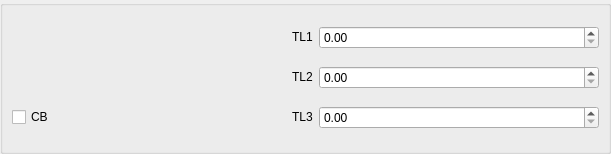
<?xml version="1.0" encoding="UTF-8"?>
<ui version="4.0">
 <class>DlgRef_3Spin1CheckCyl_QTD</class>
 <widget class="QWidget" name="DlgRef_3Spin1CheckCyl_QTD">
  <property name="geometry">
   <rect>
    <x>0</x>
    <y>0</y>
    <width>611</width>
    <height>154</height>
   </rect>
  </property>
  <property name="windowTitle">
   <string/>
  </property>
  <layout class="QGridLayout">
   <property name="margin">
    <number>0</number>
   </property>
   <property name="spacing">
    <number>0</number>
   </property>
   <item row="0" column="0">
    <widget class="QGroupBox" name="GroupBox1">
     <property name="enabled">
      <bool>true</bool>
     </property>
     <property name="title">
      <string/>
     </property>
     <layout class="QGridLayout" columnstretch="0,0,0,0" columnminimumwidth="0,0,0,280">
      <property name="margin">
       <number>9</number>
      </property>
      <property name="spacing">
       <number>6</number>
      </property>
      <item row="2" column="1">
       <widget class="QLabel" name="TextLabel3">
        <property name="sizePolicy">
         <sizepolicy hsizetype="Fixed" vsizetype="Fixed">
          <horstretch>0</horstretch>
          <verstretch>0</verstretch>
         </sizepolicy>
        </property>
        <property name="text">
         <string>TL3</string>
        </property>
        <property name="wordWrap">
         <bool>false</bool>
        </property>
       </widget>
      </item>
      <item row="1" column="1">
       <widget class="QLabel" name="TextLabel2">
        <property name="sizePolicy">
         <sizepolicy hsizetype="Fixed" vsizetype="Fixed">
          <horstretch>0</horstretch>
          <verstretch>0</verstretch>
         </sizepolicy>
        </property>
        <property name="text">
         <string>TL2</string>
        </property>
        <property name="wordWrap">
         <bool>false</bool>
        </property>
       </widget>
      </item>
      <item row="0" column="1">
       <widget class="QLabel" name="TextLabel1">
        <property name="sizePolicy">
         <sizepolicy hsizetype="Fixed" vsizetype="Fixed">
          <horstretch>0</horstretch>
          <verstretch>0</verstretch>
         </sizepolicy>
        </property>
        <property name="text">
         <string>TL1</string>
        </property>
        <property name="wordWrap">
         <bool>false</bool>
        </property>
       </widget>
      </item>
      <item row="0" column="3">
       <widget class="SalomeApp_DoubleSpinBox" name="SpinBox_DX"/>
      </item>
      <item row="1" column="3">
       <widget class="SalomeApp_DoubleSpinBox" name="SpinBox_DY"/>
      </item>
      <item row="2" column="3">
       <widget class="SalomeApp_DoubleSpinBox" name="SpinBox_DZ"/>
      </item>
      <item row="2" column="0">
       <widget class="QCheckBox" name="checkBox">
        <property name="text">
         <string>CB</string>
        </property>
       </widget>
      </item>
     </layout>
    </widget>
   </item>
  </layout>
 </widget>
 <layoutdefault spacing="6" margin="11"/>
 <pixmapfunction>qPixmapFromMimeSource</pixmapfunction>
 <customwidgets>
  <customwidget>
   <class>SalomeApp_DoubleSpinBox</class>
   <extends>QDoubleSpinBox</extends>
   <header location="global">SalomeApp_DoubleSpinBox.h</header>
  </customwidget>
 </customwidgets>
 <tabstops>
  <tabstop>SpinBox_DX</tabstop>
  <tabstop>SpinBox_DY</tabstop>
  <tabstop>SpinBox_DZ</tabstop>
  <tabstop>checkBox</tabstop>
 </tabstops>
 <resources/>
 <connections/>
</ui>
